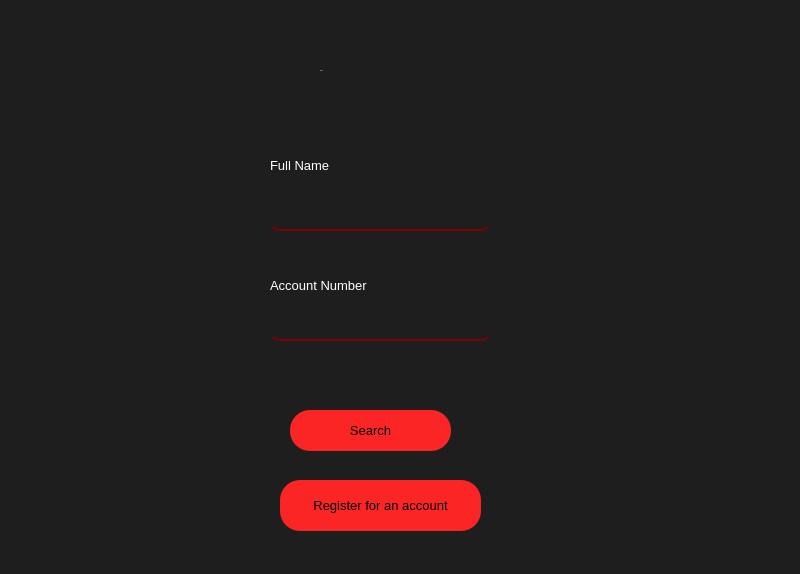
<?xml version="1.0" encoding="UTF-8"?>
<ui version="4.0">
 <class>MainWindow</class>
 <widget class="QMainWindow" name="MainWindow">
  <property name="geometry">
   <rect>
    <x>0</x>
    <y>0</y>
    <width>800</width>
    <height>574</height>
   </rect>
  </property>
  <property name="cursor">
   <cursorShape>ArrowCursor</cursorShape>
  </property>
  <property name="mouseTracking">
   <bool>false</bool>
  </property>
  <property name="windowTitle">
   <string>MainWindow</string>
  </property>
  <property name="autoFillBackground">
   <bool>false</bool>
  </property>
  <property name="styleSheet">
   <string notr="true">background-color: rgb(30, 30, 30);
border-radius:20px;</string>
  </property>
  <widget class="QWidget" name="centralwidget">
   <widget class="QPushButton" name="button1">
    <property name="enabled">
     <bool>true</bool>
    </property>
    <property name="geometry">
     <rect>
      <x>290</x>
      <y>410</y>
      <width>161</width>
      <height>41</height>
     </rect>
    </property>
    <property name="font">
     <font>
      <pointsize>10</pointsize>
     </font>
    </property>
    <property name="cursor">
     <cursorShape>PointingHandCursor</cursorShape>
    </property>
    <property name="styleSheet">
     <string notr="true">QPushButton{
background-color:#fb2525;;
border-style:outset;
border-radius:20px;
}
QPushButton:hover{
border-radius:20px;
background-color:rgb(250, 192, 192);
font: 75 10pt &quot;SansSerif&quot;;
color:rgb(255, 255, 255)

}
</string>
    </property>
    <property name="text">
     <string>Search</string>
    </property>
   </widget>
   <widget class="QLabel" name="label2">
    <property name="geometry">
     <rect>
      <x>320</x>
      <y>40</y>
      <width>511</width>
      <height>61</height>
     </rect>
    </property>
    <property name="font">
     <font>
      <family>Microsoft Himalaya</family>
      <pointsize>-1</pointsize>
      <weight>50</weight>
      <italic>false</italic>
      <bold>false</bold>
     </font>
    </property>
    <property name="styleSheet">
     <string notr="true">background-color:none;
font: 50px &quot;Microsoft Himalaya&quot;;
border-radius:20px;
color:white;</string>
    </property>
    <property name="text">
     <string>Search</string>
    </property>
   </widget>
   <widget class="QLineEdit" name="lineEdit">
    <property name="geometry">
     <rect>
      <x>270</x>
      <y>190</y>
      <width>221</width>
      <height>41</height>
     </rect>
    </property>
    <property name="styleSheet">
     <string notr="true">background-color:none;
font: 10pt &quot;SansSerif&quot;;
border-radius:10px;
border-bottom:2px solid maroon ;
background: transparent;
    outline: none;
    height: 50px;
    color: whitesmoke;
    font-size: 100%;
padding: 0 10px;
</string>
    </property>
    <property name="text">
     <string/>
    </property>
   </widget>
   <widget class="QLineEdit" name="lineEdit_2">
    <property name="geometry">
     <rect>
      <x>270</x>
      <y>300</y>
      <width>221</width>
      <height>41</height>
     </rect>
    </property>
    <property name="styleSheet">
     <string notr="true">background-color:none;
font: 10pt &quot;SansSerif&quot;;
border-radius:10px;
border-bottom:2px solid maroon ;
background: transparent;
    outline: none;
    height: 50px;
    color: whitesmoke;
    font-size: 100%;
padding: 0 10px;</string>
    </property>
    <property name="text">
     <string/>
    </property>
   </widget>
   <widget class="QLabel" name="label3">
    <property name="geometry">
     <rect>
      <x>270</x>
      <y>140</y>
      <width>191</width>
      <height>51</height>
     </rect>
    </property>
    <property name="font">
     <font>
      <family>SansSerif</family>
      <pointsize>10</pointsize>
      <weight>50</weight>
      <italic>false</italic>
      <bold>false</bold>
     </font>
    </property>
    <property name="styleSheet">
     <string notr="true">background-color:none;
font: 10pt &quot;SansSerif&quot;;
color: rgb(255, 255, 255);
</string>
    </property>
    <property name="text">
     <string>Full Name</string>
    </property>
   </widget>
   <widget class="QLabel" name="label4">
    <property name="geometry">
     <rect>
      <x>270</x>
      <y>260</y>
      <width>191</width>
      <height>51</height>
     </rect>
    </property>
    <property name="font">
     <font>
      <family>SansSerif</family>
      <pointsize>10</pointsize>
      <weight>50</weight>
      <italic>false</italic>
      <bold>false</bold>
     </font>
    </property>
    <property name="styleSheet">
     <string notr="true">background-color:none;
font: 10pt &quot;SansSerif&quot;;
color: rgb(255, 255, 255);
</string>
    </property>
    <property name="text">
     <string>Account Number</string>
    </property>
   </widget>
   <widget class="QLabel" name="log">
    <property name="geometry">
     <rect>
      <x>280</x>
      <y>360</y>
      <width>191</width>
      <height>31</height>
     </rect>
    </property>
    <property name="styleSheet">
     <string notr="true">background-color:none;
font: 63 11pt &quot;Bahnschrift SemiBold SemiConden&quot;;
text-decoration: underline;
color:red;</string>
    </property>
    <property name="text">
     <string/>
    </property>
   </widget>
   <widget class="QPushButton" name="button2">
    <property name="geometry">
     <rect>
      <x>280</x>
      <y>480</y>
      <width>201</width>
      <height>51</height>
     </rect>
    </property>
    <property name="font">
     <font>
      <pointsize>10</pointsize>
     </font>
    </property>
    <property name="cursor">
     <cursorShape>PointingHandCursor</cursorShape>
    </property>
    <property name="styleSheet">
     <string notr="true">QPushButton{
background-color:#fb2525;;
border-radius:20px;
border-style:outset;
}

QPushButton:hover{
background-color:rgb(250, 192, 192);
}
</string>
    </property>
    <property name="text">
     <string>Register for an account</string>
    </property>
   </widget>
   <zorder>label2</zorder>
   <zorder>lineEdit</zorder>
   <zorder>lineEdit_2</zorder>
   <zorder>label3</zorder>
   <zorder>label4</zorder>
   <zorder>log</zorder>
   <zorder>button2</zorder>
   <zorder>button1</zorder>
  </widget>
  <widget class="QStatusBar" name="statusbar"/>
 </widget>
 <resources/>
 <connections/>
</ui>
